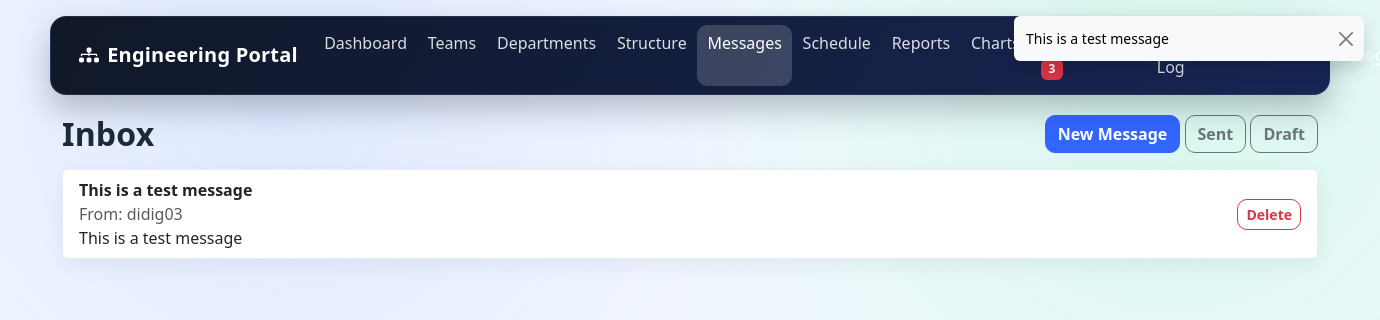
Page /messages/inbox/ (signed in) on the committed database.
### messaging_app/models.py (models this page shows)
class Message(models.Model):
    class Status(models.TextChoices):
        DRAFT = "draft", "Draft"
        SENT = "sent", "Sent"
    sender = models.ForeignKey(User, on_delete=models.CASCADE, related_name="messages_sent")
    recipients = models.ManyToManyField(User, related_name="messages_received")
    subject = models.CharField(max_length=150)
    body = models.TextField()
    status = models.CharField(max_length=10, choices=Status.choices, default=Status.DRAFT)
    created_at = models.DateTimeField(auto_now_add=True)
    sent_at = models.DateTimeField(null=True, blank=True)
    class Meta:
        ordering = ["-created_at"]
    def __str__(self):
        return self.subject

### messaging_app/views.py (the view)
# urls.py: path("inbox/", InboxView.as_view(), name="inbox"),
class InboxView(LoginRequiredMixin, ListView):
    template_name = "messaging_app/inbox.html"
    context_object_name = "messages"
    def get_queryset(self):
        return Message.objects.filter(recipients=self.request.user, status=Message.Status.SENT).select_related("sender")

### core/context_processors.py (called while the page is built)
def notification_count(request):
    if request.user.is_authenticated:
        return {"unread_notifications_count": Notification.objects.filter(user=request.user, is_read=False).count()}
    return {"unread_notifications_count": 0}

### core/current_user.py (called while the page is built)
def set_current_user(user):
    _current_user.set(user)

### templates/messaging_app/inbox.html (shortened to what this page needs)
{% extends "base.html" %}
{% block content %}
<div class="d-flex justify-content-between align-items-center mb-3">
    <h2 class="page-title mb-0">Inbox</h2>
    <div>
        <a class="btn btn-primary" href="{% url 'message_create' %}">New Message</a>
        <a class="btn btn-outline-secondary" href="{% url 'sent' %}">Sent</a>
        <a class="btn btn-outline-secondary" href="{% url 'draft' %}">Draft</a>
    </div>
</div>
<div class="card">
    <ul class="list-group list-group-flush">
        {% for message in messages %}
            <li class="list-group-item d-flex justify-content-between align-items-center">
                <div>
                    <strong>{{ message.subject }}</strong><br>
                    <span class="text-muted">From: {{ message.sender.username }}</span><br>
                    {{ message.body|truncatechars:140 }}
                </div>
                <a class="btn btn-sm btn-outline-danger" href="{% url 'message_delete' message.pk %}">Delete</a>
            </li>
        {% endfor %}
    </ul>
</div>
{% endblock %}

### templates/base.html (shortened to what this page needs)
<!doctype html>
<html lang="en">
<head>
    <link href="https://cdn.jsdelivr.net/npm/bootstrap@5.3.3/dist/css/bootstrap.min.css" rel="stylesheet">
    <link href="https://cdn.jsdelivr.net/npm/bootstrap-icons@1.11.3/font/bootstrap-icons.css" rel="stylesheet">
    <link href="/static/css/site.css" rel="stylesheet">
</head>
<body>
{% with current_name=request.resolver_match.url_name %}
{% if current_name != "login" and current_name != "signup" and current_name != "password_reset" and current_name != "password_reset_done" and current_name != "password_reset_confirm" and current_name != "password_reset_complete" and current_name != "password_change" %}
<nav class="navbar navbar-expand-xl navbar-dark app-navbar px-2 px-md-3">
    <div class="container-fluid">
        <a class="navbar-brand d-flex align-items-center gap-2" href="{% url 'dashboard' %}">
            <i class="bi bi-diagram-3-fill"></i>
            <span>Engineering Portal</span>
        </a>
        <div class="collapse navbar-collapse" id="mainNavbar">
            <div class="navbar-nav me-auto">
                <a class="nav-link {% if request.path == '/' %}active{% endif %}" href="{% url 'dashboard' %}">Dashboard</a>
                <a class="nav-link {% if '/teams/' in request.path %}active{% endif %}" href="{% url 'team_list' %}">Teams</a>
                <a class="nav-link {% if '/organization/departments/' in request.path %}active{% endif %}" href="{% url 'department_list' %}">Departments</a>
                <a class="nav-link {% if '/organization/structure/' in request.path %}active{% endif %}" href="{% url 'organization_structure' %}">Structure</a>
                <a class="nav-link {% if '/messages/' in request.path %}active{% endif %}" href="{% url 'inbox' %}">Messages</a>
                <a class="nav-link {% if '/schedule/' in request.path %}active{% endif %}" href="{% url 'meeting_list' %}">Schedule</a>
                <a class="nav-link {% if '/reports/' in request.path %}active{% endif %}" href="{% url 'reports_home' %}">Reports</a>
                <a class="nav-link {% if '/analytics/' in request.path %}active{% endif %}" href="{% url 'charts' %}">Charts</a>
                <a class="nav-link {% if '/notifications/' in request.path %}active{% endif %}" href="{% url 'notifications' %}">
                    {% if unread_notifications_count %}
                        <span class="badge bg-danger">{{ unread_notifications_count }}</span>
                    {% endif %}
                </a>
                <a class="nav-link {% if '/audit-log/' in request.path %}active{% endif %}" href="{% url 'audit_log' %}">Audit Log</a>
            </div>
            <div class="navbar-nav ms-auto">
                {% if user.is_authenticated %}
                    <a class="nav-link" href="/admin/">Admin</a>
                    <a class="nav-link" href="{% url 'profile' %}">Profile</a>
                    <form method="post" action="{% url 'logout' %}" class="d-inline">
                        <button type="submit" class="nav-link nav-logout-btn">Logout</button>
                    </form>
                {% else %}
                    <a class="nav-link" href="{% url 'login' %}">Login</a>
                {% endif %}
            </div>
        </div>
    </div>
</nav>
{% endif %}
{% endwith %}
<main class="container app-content pb-5">
    <div class="toast-container position-fixed top-0 end-0 p-3">
        {% for message in messages %}
            <div class="toast show align-items-center text-bg-light border-0 mb-2" role="alert" aria-live="assertive" aria-atomic="true">
                <div class="d-flex">
                    <div class="toast-body">
                        {{ message }}
                    </div>
                    <button type="button" class="btn-close me-2 m-auto" data-bs-dismiss="toast"></button>
                </div>
            </div>
        {% endfor %}
    </div>
    {% block content %}{% endblock %}
</main>
</body>
</html>

### static/css/site.css (style rules this page uses)
:root { --bg: #f3f7ff; --surface: #ffffff; --text: #1f2937; --muted: #6b7280; --primary: #3366ff; --primary-dark: #1f4fd6; --danger-soft: #ffe8ec; --success-soft: #e8fff2; }
body { font-family: "Segoe UI", Tahoma, Geneva, Verdana, sans-serif; background: radial-gradient(circle at 20% 10%, #dfe9ff 0%, rgba(223, 233, 255, 0) 40%), radial-gradient(circle at 85% 10%, #d8f8ee 0%, rgba(216, 248, 238, 0) 40%), var(--bg); color: var(--text); min-height: 100vh; }
a { color: var(--primary-dark); text-decoration: none; }
.app-navbar { background: linear-gradient(120deg, #101828 0%, #172554 100%); border: 1px solid rgba(255, 255, 255, 0.08); border-radius: 16px; margin: 1rem auto 1.25rem; max-width: 1280px; box-shadow: 0 14px 30px rgba(16, 24, 40, 0.25); }
.navbar-brand { font-weight: 700; letter-spacing: 0.2px; }
.nav-link { color: rgba(255, 255, 255, 0.85) !important; border-radius: 10px; padding: 0.4rem 0.65rem !important; }
.nav-logout-btn { background: transparent; border: 0; cursor: pointer; }
.nav-link.active { background: rgba(255, 255, 255, 0.17); color: #fff !important; }
.app-content { max-width: 1280px; }
.page-title { font-weight: 700; letter-spacing: 0.2px; margin-bottom: 1rem; }
.card { border: 1px solid #e5ecf6; border-radius: 14px; box-shadow: 0 6px 22px rgba(15, 23, 42, 0.06); }
.btn { border-radius: 10px; font-weight: 600; }
.btn-primary { background: var(--primary); border-color: var(--primary); }
.list-group-item { border-color: #e8eef7; }

### rows in the picture
Message: subject "This is a test message", sender.username "didig03", body "This is a test message"

### other values in the picture
{{ unread_notifications_count }} "3"
